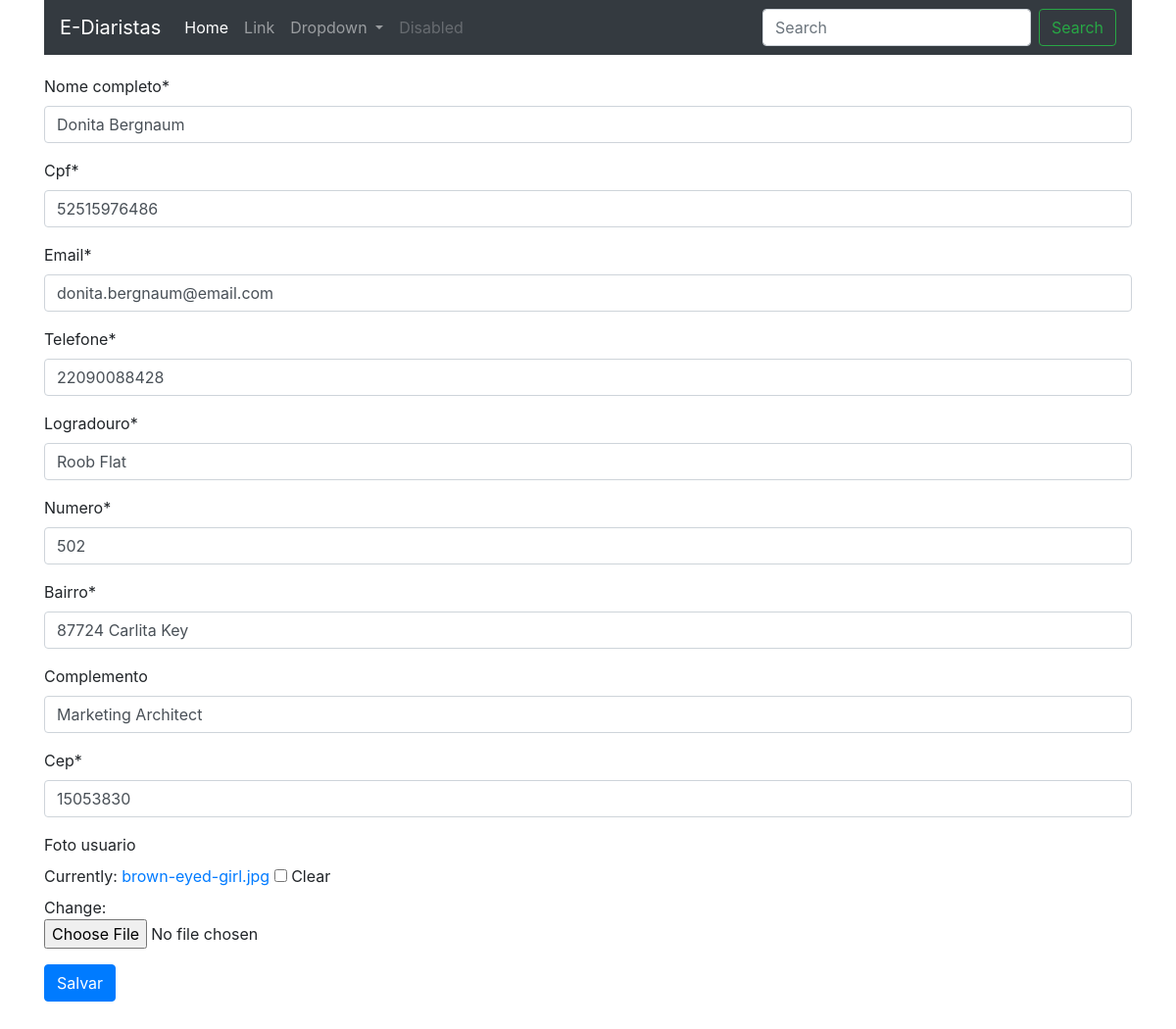
Page /web/editar_diarista/2 on the committed database.
### web/models.py (models this page shows)
class Diarista(models.Model):
    nome_completo = models.CharField(max_length=100, null=False, blank= False)
    cpf = models.CharField(max_length=11, null=False, blank=False)
    email = models.EmailField(null=False, blank=False, unique=True)
    telefone = models.CharField(max_length=11, blank=False, null=False)
    logradouro = models.CharField(max_length=60, blank=False, null=False)
    numero = models.IntegerField(blank=False, null=False)
    bairro = models.CharField(max_length=30, blank=False, null=False)
    complemento = models.CharField(max_length=100, blank=True, null=False)
    cep = models.CharField(max_length=8, blank=False, null=False)
    estado = models.CharField(max_length=2, blank=False, null=False)
    cidade = models.CharField(max_length=30, null=False, blank=False)
    codigo_ibge = models.IntegerField(blank=False, null=False)
    foto_usuario = models.ImageField(null=False)

### web/views.py (the view)
# urls.py: path("editar_diarista/<int:id>", update_diarista, name="editar_diarista"),
def update_diarista(request, id):
    diarista = Diarista.objects.get(id=id)
    if request.method == "POST":
        diarista_form = DiaristaForm(request.POST or None, request.FILES or None,instance=diarista)
        if diarista_form.is_valid():
            diarista_form.save()
            return redirect('listar_diaristas')
    else:
        diarista_form = DiaristaForm(instance=diarista)
    return render(
        request, 'diarista_form.html',
        {"diarista_form": diarista_form, "btn_name": "Salvar", "title": "Editar Diarista"}
    )

### web/forms/diarista_form.py (shortened to what this page needs)
class DiaristaForm(forms.ModelForm):
    cpf = forms.CharField(widget=forms.TextInput(attrs={'data-mask': '000.000.000-00'}))
    cep = forms.CharField(widget=forms.TextInput(attrs={'data-mask': '00000-000'}))
    telefone = forms.CharField(widget=forms.TextInput(attrs={'data-mask': '(00) 00000-0000'}))
    foto_usuario = forms.ImageField(required=False)
    class Meta:
        model = Diarista
        exclude = ("codigo_ibge", "estado", "cidade")

### web/templates/diarista_form.html (shortened to what this page needs)
{% extends 'base.html' %}
{% load crispy_forms_tags %}
{% block conteudo %}
    <form method="post" enctype="multipart/form-data">
            {{ diarista_form|crispy }}
        <button type="submit" class="btn btn-primary">{{btn_name}}</button>
    </form>
    <div style="padding-bottom: 30px"></div>
{% endblock conteudo %}

### rows in the picture
Diarista: nome_completo "Donita Bergnaum", cpf "52515976486", email "donita.bergnaum@email.com", telefone "22090088428", logradouro "Roob Flat", numero "502", bairro "87724 Carlita Key", complemento "Marketing Architect", cep "15053830"

### other values in the picture
{{ btn_name }} "Salvar"
